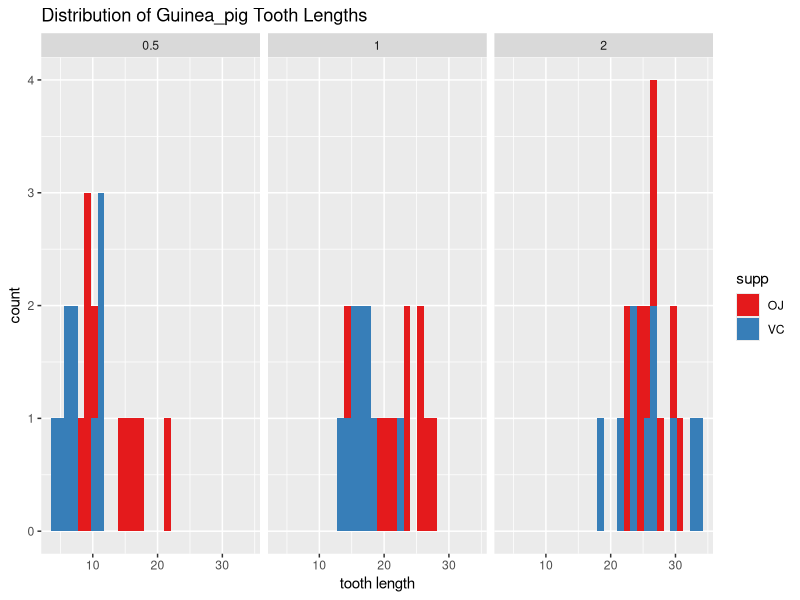

Write R code to recreate this figure. (Note: this script raises an error after producing the figure.)
## ---- chunk 1
# Load dependencies
library(ggplot2)
set.seed(7)

# Load the ToothGrowth data
data(ToothGrowth)
head(ToothGrowth)
## ---- chunk 2
# Comparing the data sets
ggplot(ToothGrowth, aes(x = len, fill = supp)) + 
  facet_wrap(~dose) + scale_fill_brewer(palette = 'Set1') + 
  xlab('tooth length') + ggtitle('Distribution of Guinea_pig Tooth Lengths') + 
  geom_histogram()

summary(ToothGrowth)

# compare tooth growth by supp and dose.
supp.t1 <- t.test(len~supp, paired=F, var.equal=T, data=ToothGrowth)
supp.t2 <- t.test(len~supp, paired=F, var.equal=F, data=ToothGrowth)
supp.result <- data.frame("p-value"=c(supp.t1$p.value, supp.t2$p.value),
                          "Conf-Low"=c(supp.t1$conf[1],supp.t2$conf[1]),
                          "Conf-High"=c(supp.t1$conf[2],supp.t2$conf[2]),
                          row.names=c("Equal Var","Unequal Var"))
supp.result
